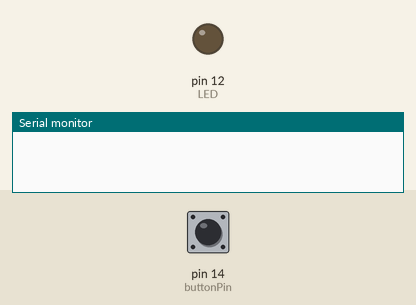
This sketch was run on a simulated Arduino Uno, built with avr-gcc and run on an emulated ATmega328P. Parts: output pins drawn as LEDs (lit = HIGH), the last lines printed to the serial monitor. The test bench sets the inputs (shaded band); at power-on: pin 14 (buttonPin) HIGH.

Above: at 4.2 s.
4.3 s: pin 14 (buttonPin) pulled LOW for 0.15 s
At 5.2 s:
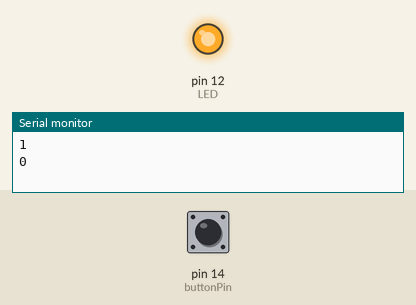
5.9 s: pin 14 (buttonPin) pulled LOW for 1 s
At 6.4 s:
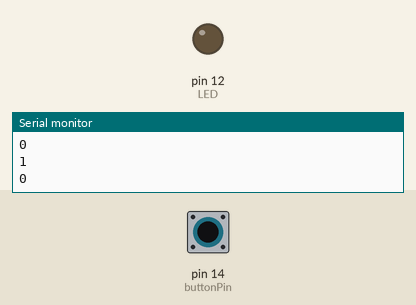
8.4 s: pin 14 (buttonPin) pulled LOW for 3.2 s
At 9.6 s:
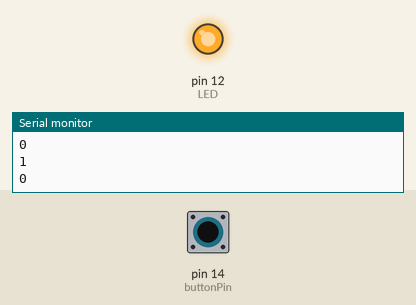
Timing chart, 0 to 11.4 s (numbered marks = the images above; inputs shaded):
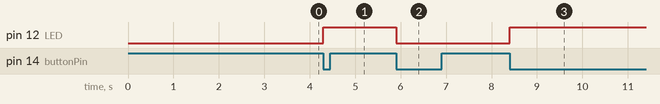

The sketch:

exp16-2.ino
```cpp
#define LED  12
#define buttonPin 14
int lastState = LOW;
int ledState = LOW;
void setup()
{
   Serial.begin(9600);
   delay(3000);
   pinMode(buttonPin, INPUT);
   pinMode(LED, OUTPUT);
}

void loop()
{
   int currentState = digitalRead(buttonPin);
   if (lastState == HIGH && currentState == LOW)
   {
      ledState = !ledState;
      digitalWrite(LED, ledState);
      Serial.println(lastState);
      Serial.println(currentState);
   }
   lastState = currentState;
   delay(50);
}
```

Measured:
- after the input at 4.3 s, pin 12 (LED): LOW → HIGH at once
- after the input at 5.9 s, pin 12 (LED): HIGH → LOW at once
- after the input at 8.4 s, pin 12 (LED): LOW → HIGH at once
